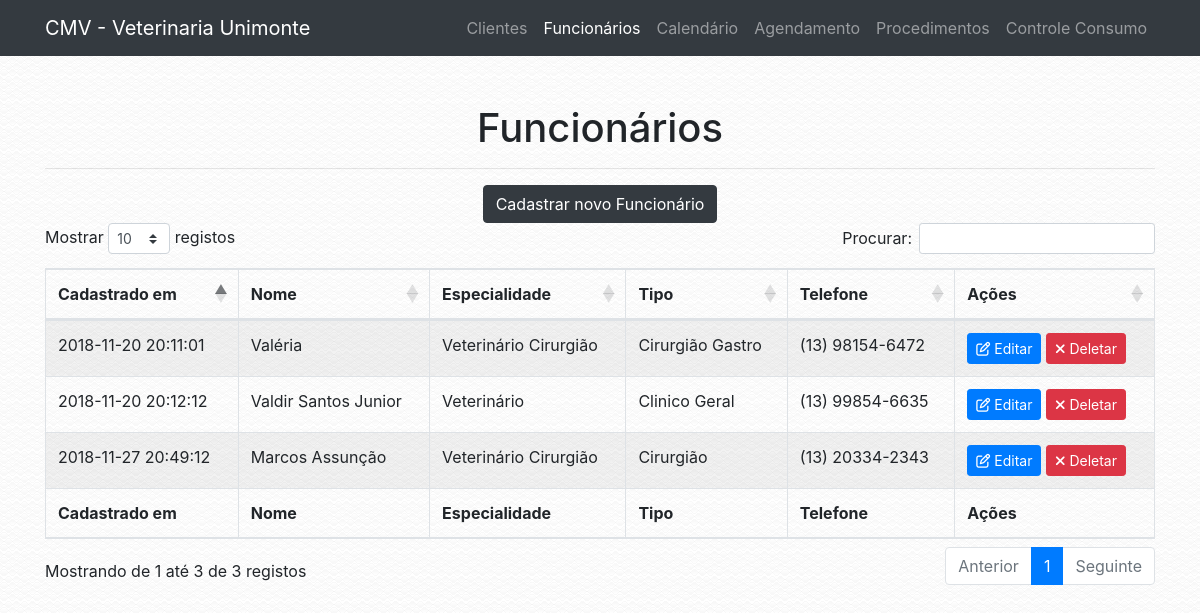
The page /funcionario.php on the database its author committed.
### tables this page shows
CREATE TABLE `tab_funcionario` (
  `COD_FUNCIONARIO` int(13) NOT NULL,
  `COD_ESPECIALIDADE` int(13) NOT NULL,
  `NOME_FUNCIONARIO` varchar(100) NOT NULL,
  `CPF` varchar(30) NOT NULL,
  `RG` varchar(30) NOT NULL,
  `TELEFONE` varchar(30) NOT NULL,
  `TIPO` varchar(100) NOT NULL,
  `EMAIL` varchar(100) NOT NULL,
  `CADASTRO` timestamp NOT NULL DEFAULT CURRENT_TIMESTAMP
);

CREATE TABLE `tab_especialidade` (
  `COD_ESPECIALIDADE` int(13) NOT NULL,
  `DESCRICAO` varchar(200) NOT NULL
);

### conf/database.php (called while the page is built)
<?php
$conf = array(
        "server" => "localhost",
        "db_name" => "bd_veterinaria",
        "db_user" => "root",
        "db_password" => "root"
);
?>

### classes/dbconnect.php (called while the page is built, shortened)
<?php
class DbConnect {
    public function __construct() {
        $this->tbl_funcionario = "tab_funcionario";
        $this->tbl_especialidade = "tab_especialidade";
        if (file_exists('./conf/database.php')) {
            require './conf/database.php';
        } else {
            require '../conf/database.php';
        }
        $host = $conf['server'];
        $db_name = $conf['db_name'];
        $username = $conf['db_user'];
        $password = $conf['db_password'];
        try {
            $this->conn = new \PDO('mysql:host='.$host.';dbname='.$db_name.';charset=utf8', $username, $password);
        } catch (\PDOException $e) {
            die($e->getMessage());
        }
    }
}

### classes/funcionario.php (called while the page is built, shortened)
<?php
class Funcionario extends DbConnect{
    public static function obter_funcionarios(): array {
        $db = new DbConnect;
        $tbl_funcionario = $db->tbl_funcionario;
        try {
            $stmt = $db->conn->prepare("SELECT * FROM $tbl_funcionario");
            $stmt->execute();
            $result = $stmt->fetchAll(\PDO::FETCH_ASSOC);
            $result['status'] = true;
        } catch (\PDOExcepton $e) {
            $result['status'] = false;
            $result['message'] = "Error: " . $e->getMessage();
        }
        return $result;
    }
}

### classes/especialidade.php (called while the page is built, shortened)
<?php
class Especialidade extends DbConnect{
    public static function obter_especialidade(int $cod_especialidade): string {
        $db = new DbConnect;
        $tbl_especialidade = $db->tbl_especialidade;
        try {
            $stmt = $db->conn->prepare("SELECT DESCRICAO FROM $tbl_especialidade WHERE COD_ESPECIALIDADE = :code LIMIT 1");
            $stmt->bindParam(":code", $cod_especialidade, \PDO::PARAM_INT);
            $stmt->execute();
            $result = $stmt->fetch(\PDO::FETCH_ASSOC);
            return $result['DESCRICAO'];
        } catch (\PDOExcepton $e) {
            return "Error: " . $e->getMessage();
        }
    }
}

### conf/navigation.php (called while the page is built)
<?php
$config = array(
        "name" => "CMV - Veterinaria Unimonte",
        "url" => "http://localhost/vet"
);
?>

### classes/app.php (called while the page is built, shortened)
<?php
class App {
    public function __construct() {
        if (file_exists('./conf/navigation.php')) {
            require './conf/navigation.php';
        } else {
            require '../conf/navigation.php';
        }
        $this->url = $config['url'];
}
}

### funcionario.php (the view, shortened to what this page needs)
<?php
$app = new VeterinariaUnimonte\App;
?>
<!DOCTYPE html>
<html lang="en">
  <head>
    <?php
    require 'includes/global.php';
    ?>
  </head>
  <body>
    <?php
    require 'includes/header.php';
    ?>
    <div class="container">
      <div class="row">
        <div class="col-lg-12">
            <br>
            <br>
            <h1 class="text-center">Funcionários</h1>
            <hr>
            <?php
if (!isset($_GET['f'])) {
    echo '<div class="text-center"><a href="?f=cadastrar" class="btn btn-dark">Cadastrar novo Funcionário</a></div>';
    echo '
    <table id="medicos" class="table table-striped table-bordered" style="width:100%">
        <thead>
            <tr>
                <th>Cadastrado em</th>
                <th>Nome</th>
                <th>Especialidade</th>
                <th>Tipo</th>
                <th>Telefone</th>
                <th>Ações</th>
            </tr>
        </thead>
        <tbody>
            ';
            $funcionarios_data = VeterinariaUnimonte\Funcionario::obter_funcionarios();
            foreach ($funcionarios_data as $funcionario) {
            if (isset($funcionario['COD_FUNCIONARIO'])) {
            echo '<tr>
                <td>'.$funcionario['CADASTRO'].'</td>
                <td>'.$funcionario['NOME_FUNCIONARIO'].'</td>
                <td>'.VeterinariaUnimonte\Especialidade::obter_especialidade($funcionario['COD_ESPECIALIDADE']).'</td>
                <td>'.$funcionario['TIPO'].'</td>
                <td>'.$funcionario['TELEFONE'].'</td>
                <td><a class="btn btn-primary btn-sm" href="?f=edit&id='.$funcionario['COD_FUNCIONARIO'].'"><i class="fa fa-pencil-square-o" aria-hidden="true"></i> Editar</a> <a class="btn btn-danger btn-sm" href="?f=remove&id='.$funcionario['COD_FUNCIONARIO'].'"><i class="fa fa-times" aria-hidden="true"></i> Deletar</a></td>
            </tr>';
            }
          }
    echo '</tbody>
        <tfoot>
            <tr>
                <th>Cadastrado em</th>
                <th>Nome</th>
                <th>Especialidade</th>
                <th>Tipo</th>
                <th>Telefone</th>
                <th>Ações</th>
            </tr>
        </tfoot>
    </table>
    <br><br>
    <link rel="stylesheet" href="'.$app->url.'/vendor/datatables/datatables/media/css/dataTables.bootstrap4.min.css">
          <script src="'.$app->url.'/vendor/datatables/datatables/media/js/jquery.dataTables.min.js"></script>
          <script src="'.$app->url.'/vendor/datatables/datatables/media/js/dataTables.bootstrap4.min.js"></script>
          <script>$(document).ready(function() {
            $("#medicos").DataTable({
              "language": {
                "sEmptyTable":   "Nenhum registro encontrado",
                "sProcessing":   "A processar...",
                "sLengthMenu":   "Mostrar _MENU_ registos",
                "sZeroRecords":  "Não foram encontrados resultados",
                "sInfo":         "Mostrando de _START_ até _END_ de _TOTAL_ registos",
                "sInfoEmpty":    "Mostrando de 0 até 0 de 0 registos",
                "sInfoFiltered": "(filtrado de _MAX_ registos no total)",
                "sInfoPostFix":  "",
                "sSearch":       "Procurar:",
                "sUrl":          "",
                "oPaginate": {
                    "sFirst":    "Primeiro",
                    "sPrevious": "Anterior",
                    "sNext":     "Seguinte",
                    "sLast":     "Último"
                },
                "oAria": {
                    "sSortAscending":  ": Ordenar colunas de forma ascendente",
                    "sSortDescending": ": Ordenar colunas de forma descendente"
                }
              }
          });
        } );</script>';
  } else if ($_GET['f'] == "remove" and isset($_GET['id'])) {
    $remover_funcionario = VeterinariaUnimonte\Funcionario::deletar_funcionario($_GET['id']);
    if ($remover_funcionario['status'] == true) {
      echo '<div class="alert alert-success" role="alert"><i class="fa fa-check"></i> ' . $remover_funcionario['message'] . '</div>';
    } else if ($remover_funcionario['status'] == false) {
      echo '<div class="alert alert-danger" role="alert"><i class="fa fa-times"></i> ' . $remover_funcionario['message'] . '</div>';
    }
  } else if ($_GET['f'] == "edit" and isset($_GET['id'])) {
    $funcionario_data = VeterinariaUnimonte\Funcionario::obter_funcionario($_GET['id']);
    if (isset($funcionario_data['COD_FUNCIONARIO'])) {
      if (isset($_POST['NOME_FUNCIONARIO'])) {
        $funcionario = VeterinariaUnimonte\Funcionario::alterar_funcionario($funcionario_data['COD_FUNCIONARIO'], $_POST);
            if ($funcionario['status'] == true) {
              $disponibilidade = VeterinariaUnimonte\Disponibilidade::alterar_disponibilidade($_POST, $funcionario_data['COD_FUNCIONARIO']);
                echo '<div class="alert alert-success" role="alert"><i class="fa fa-check"></i> ' . $funcionario['message'] . '</div>';
                if ($disponibilidade['status'] == true) {
                echo '<div class="alert alert-success" role="alert"><i class="fa fa-check"></i> ' . $disponibilidade['message'] . '</div>';
                } else {
                  echo '<div class="alert alert-danger" role="alert"><i class="fa fa-times"></i> ' . $disponibilidade['message'] . '</div>';
                }
            } else {
                echo '<div class="alert alert-danger" role="alert"><i class="fa fa-times"></i> <strong>Error!</strong> ' . $funcionario['message'] . '</div>';
            }
    } else {
      ?>
      <form method="POST" action="funcionario.php?f=edit&id=<?php echo $_GET['id']; ?>">
      <div class="form-group">
              <label for="nome">Nome do Funcionário <span style="color: red;">*</span></label>
              <input type="text" class="form-control" id="NOME_FUNCIONARIO" name="NOME_FUNCIONARIO" placeholder="Ex: Fulano da Silva" value="<?php echo $funcionario_data['NOME_FUNCIONARIO']; ?>">
            </div>
            <div class="form-group">
              <label for="nome">Especialidade <span style="color: red;">*</span></label>
              <select class="form-control" id="COD_ESPECIALIDADE" name="COD_ESPECIALIDADE"> <option disabled>Selecione...</option>
              <?php
              foreach (VeterinariaUnimonte\Especialidade::obter_especialidades() as $especialidade) {
              if (isset($especialidade['COD_ESPECIALIDADE'])) {
              echo '<option value="'.$especialidade['COD_ESPECIALIDADE'].'"';
              if ($funcionario_data['COD_ESPECIALIDADE'] == $especialidade['COD_ESPECIALIDADE']) {
                echo ' selected';
              }
              echo '>'.$especialidade['DESCRICAO'].'</option>\n';
              }
              }
              ?>
               </select>
            </div>
            <div class="form-group">
              <label for="cpf">CPF <span style="color: red;">*</span></label>
              <input type="text" class="form-control" id="CPF" name="CPF" placeholder="Ex: 999.999.999-99" data-inputmask="'mask': '999.999.999-99'" value="<?php echo $funcionario_data['CPF']; ?>">
            </div>
            <div class="form-group">
              <label for="rg">RG <span style="color: red;">*</span></label>
              <input type="text" class="form-control" id="RG" name="RG" placeholder="Ex: 999.999.999" data-inputmask="'mask': '99.999.999-9'" value="<?php echo $funcionario_data['RG']; ?>">
            </div>
              <div class="form-group">
                <label for="TELEFONE">Telefone <span style="color: red;">*</span></label>
                <input type="text" class="form-control" id="TELEFONE" name="TELEFONE" placeholder="Ex: (13) 99999-9999" data-inputmask="'mask': '(99) 99999-9999'" value="<?php echo $funcionario_data['TELEFONE']; ?>">
              </div>
              <div class="form-group">
                <label for="Tipo">Tipo <span style="color: red;">*</span></label>
                <input type="text" class="form-control" id="TIPO" name="TIPO" placeholder="Ex: Tipo de médico" value="<?php echo $funcionario_data['TIPO']; ?>">
              </div>
              <div class="form-group">
                <label for="EMAIL">Email <span style="color: red;">*</span></label>
                <input type="email" class="form-control" id="EMAIL" name="EMAIL" placeholder="Ex: seuemail@victornaweb.com" value="<?php echo $funcionario_data['EMAIL']; ?>">
                </div>
              <br>
              <br>
              <h2>Disponibilidade</h2>
              <?php
              $disponibilidade = VeterinariaUnimonte\Disponibilidade::obter_disponibilidade($funcionario_data['COD_FUNCIONARIO']);
              ?>
              <hr>
              <div class="form-group">
              <label for="DIAS_SEMANA">Dias da Semana <span style="color: red;">*</span>
              <br><br>
              <div class="checkbox">
              <label><input type="checkbox" value="0" name="domingo"<?php if (substr_count($disponibilidade['DIAS_SEMANA'], "0") > 0) echo " checked"; ?>> Domingo</label>
              <label><input type="checkbox" value="1" name="segunda"<?php if (substr_count($disponibilidade['DIAS_SEMANA'], "1") > 0) echo " checked"; ?>> Segunda</label>
              <label><input type="checkbox" value="2" name="terca"<?php if (substr_count($disponibilidade['DIAS_SEMANA'], "2") > 0) echo " checked"; ?>> Terça</label>
              <label><input type="checkbox" value="3" name="quarta"<?php if (substr_count($disponibilidade['DIAS_SEMANA'], "3") > 0) echo " checked"; ?>> Quarta</label>
              <label><input type="checkbox" value="4" name="quinta"<?php if (substr_count($disponibilidade['DIAS_SEMANA'], "4") > 0) echo " checked"; ?>> Quinta</label>
              <label><input type="checkbox" value="5" name="sexta"<?php if (substr_count($disponibilidade['DIAS_SEMANA'], "5") > 0) echo " checked"; ?>> Sexta</label>
              <label><input type="checkbox" value="6" name="sabado"<?php if (substr_count($disponibilidade['DIAS_SEMANA'], "6") > 0) echo " checked"; ?>> Sabádo</label></div>
              </div>
              <div class="form-group">
                <label for="HORARIOS">Horários <span style="color: red;">*</span></label>
                <input type="text" class="form-control" id="HORARIOS" name="HORARIOS" placeholder="Ex: 09:00-12:00, 13:00-17:00" value="09:00-12:00, 13:00-17:00" value="<?php echo $disponibilidade['HORARIOS']; ?>">
              </div>
              <div class="form-group">
              <label for="DURACAO">Duração média de cada atendimento <span style="color: red;">*</span></label>
              <select class="form-control" id="DURACAO" name="DURACAO"> <option disabled>Selecione...</option>
              <option value="5"<?php if ($disponibilidade['DURACAO'] == 5) echo " selected"; ?>>5 minutos</option>
              <option value="10"<?php if ($disponibilidade['DURACAO'] == 10) echo " selected"; ?>>10 minutos</option>
              <option value="15"<?php if ($disponibilidade['DURACAO'] == 15) echo " selected"; ?>>15 minutos</option>
              <option value="20"<?php if ($disponibilidade['DURACAO'] == 20) echo " selected"; ?>>20 minutos</option>
              <option value="30"<?php if ($disponibilidade['DURACAO'] == 30) echo " selected"; ?>>30 minutos</option>
              <option value="40"<?php if ($disponibilidade['DURACAO'] == 40) echo " selected"; ?>>40 minutos</option>
              <option value="50"<?php if ($disponibilidade['DURACAO'] == 50) echo " selected"; ?>>50 minutos</option>
              <option value="60"<?php if ($disponibilidade['DURACAO'] == 60) echo " selected"; ?>>1 hora</option>
               </select>
            </div>
            <div class="form-group">
              <label for="ATENDER_FERIADOS">Atender em Feriados Nacionais? <span style="color: red;">*</span></label>
              <select class="form-control" id="ATENDER_FERIADOS" name="ATENDER_FERIADOS"> <option disabled>Selecione...</option>
              <option value="0"<?php if ($disponibilidade['ATENDER_FERIADOS'] == 0) echo " selected"; ?>>Não</option>
              <option value="1"<?php if ($disponibilidade['ATENDER_FERIADOS'] == 1) echo " selected"; ?>>Sim</option>
               </select>
            </div>
             <div class="form-group">
                <label for="EXCECOES">Exceções <span style="color: black;font-weight: 900;">(datas em que o funcionário não estará disponível por emergências ou ocasições especiais)</span></label>
                <input type="text" class="form-control" id="EXCECOES" name="EXCECOES" placeholder="Ex: 05/08/2018, 20/04/2018" value="<?php echo $disponibilidade['EXCECOES']; ?>">
              </div>
              <hr>
            <div class="text-right">
              <button type="submit" class="btn btn-large btn-success"><i class="fa fa-floppy-o" aria-hidden="true"></i> Salvar Dados</button>
            </div>
            <div id="error_message" style="margin-top: 2%;"></div>
            </div>
            </div>
            </form>
            </div>
            <br><br>
            <script src='<?php echo $app->url; ?>/js/conferir_campos2.js'></script>
    <?php
    }
    } else {
      echo '<div class="alert alert-danger" role="alert"><i class="fa fa-times"></i> Esse funcionário não existe ou acabou de ser removido.</div>';
    }
}
?>
  </body>
</html>

### rows shown on the page
tab_funcionario: CADASTRO "2018-11-20 20:11:01", NOME_FUNCIONARIO "Valéria", COD_ESPECIALIDADE.DESCRICAO "Veterinário Cirurgião", TIPO "Cirurgião Gastro", TELEFONE "(13) 98154-6472"
tab_funcionario: CADASTRO "2018-11-20 20:12:12", NOME_FUNCIONARIO "Valdir Santos Junior", COD_ESPECIALIDADE.DESCRICAO "Veterinário", TIPO "Clinico Geral", TELEFONE "(13) 99854-6635"
tab_funcionario: CADASTRO "2018-11-27 20:49:12", NOME_FUNCIONARIO "Marcos Assunção", COD_ESPECIALIDADE.DESCRICAO "Veterinário Cirurgião", TIPO "Cirurgião", TELEFONE "(13) 20334-2343"

### other values the page prints
$app->name "CMV - Veterinaria Unimonte"
